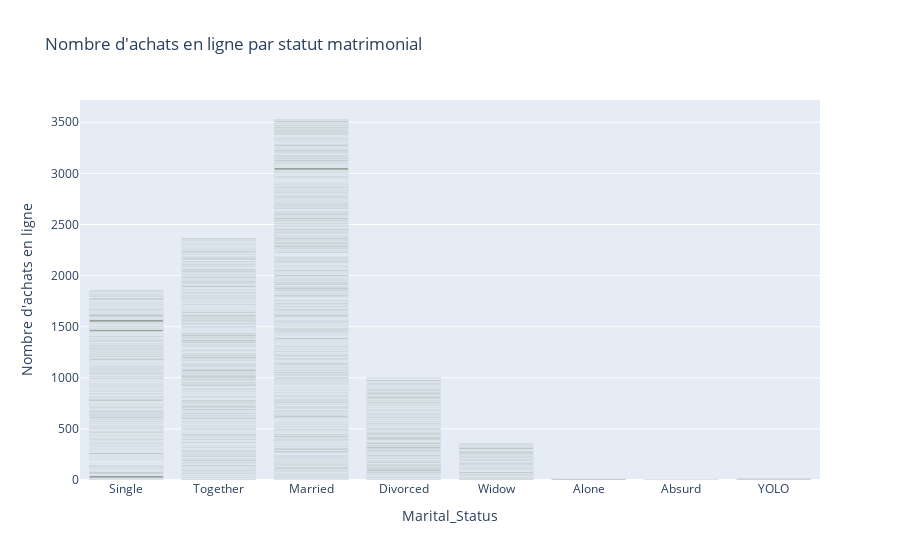

Notebook cell for this chart:
### Code cell
fig = px.bar(data, x='Marital_Status', y='NumWebPurchases', title='Nombre d\'achats en ligne par statut matrimonial', 
             labels={'NumWebPurchases': 'Nombre d\'achats en ligne'},
             color_discrete_sequence=couleurs)
fig.show()

### Figure 1 — Plotly figure (JSON) as saved in the notebook; plotly's stock layout.template omitted (floating-point values rounded to 4 significant figures; data arrays with more than 128 entries replaced by an {"elided": "..."} marker saying what was removed)
{"data": [{"alignmentgroup": "True", "hovertemplate": "Marital_Status=%{x}<br>Nombre d'achats en ligne=%{y}<extra></extra>", "legendgroup": "", "marker": {"color": "#95A398", "pattern": {"shape": ""}}, "name": "", "offsetgroup": "", "orientation": "v", "showlegend": false, "textposition": "auto", "type": "bar", "x": {"elided": "2240 str values"}, "xaxis": "x", "y": {"elided": "2240 int values"}, "yaxis": "y"}], "layout": {"barmode": "relative", "legend": {"tracegroupgap": 0}, "title": {"text": "Nombre d'achats en ligne par statut matrimonial"}, "xaxis": {"anchor": "y", "domain": [0, 1], "title": {"text": "Marital_Status"}}, "yaxis": {"anchor": "x", "domain": [0, 1], "title": {"text": "Nombre d'achats en ligne"}}}}
